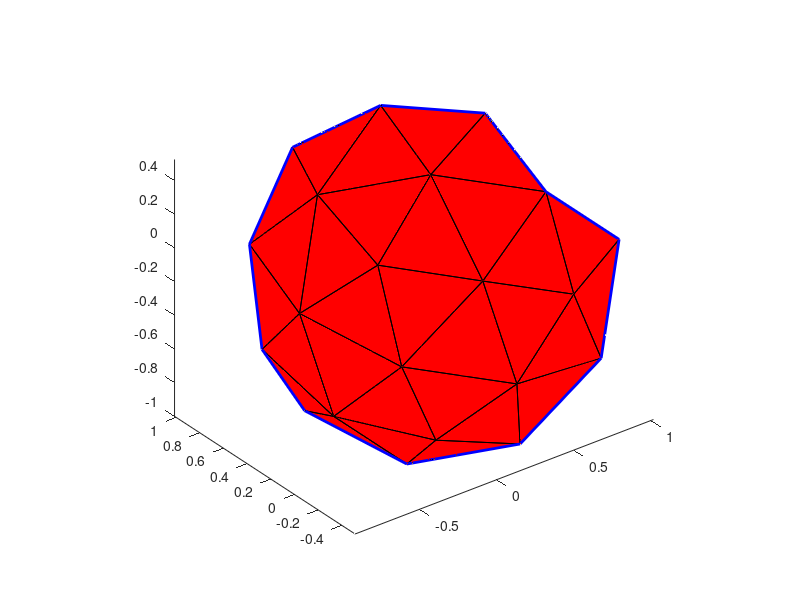

Source code (MATLAB):
 % create centered icosahedron
     [v, f] = createIcosahedron;
     v(:,3) = v(:,3) - mean(v(:,3));
     % convert to simili-sphere
     [v2, f2] = subdivideMesh(v, f, 2);
     v3 = normalizeVector3d(v2);
     % clip with plane
    % f2=f; v3=v; 
     plane = createPlane([0 0 0], [-1 -2 3]);
     [vc, fc] = clipMeshVertices(v3, f2, plane, 'shape', 'plane');
   % vc=v; fc=f; 
     figure(1); clf; drawMesh(vc, fc); axis equal; view(3);
     % draw boundary vertices
     ec = meshEdges(vc, fc);
     inds = meshBoundaryEdgeIndices(vc, ec, fc);
     edges = [vc(ec(inds, 1), :) vc(ec(inds, 2), :)];
     hold on; drawEdge3d(edges, 'linewidth', 2, 'color', 'b');